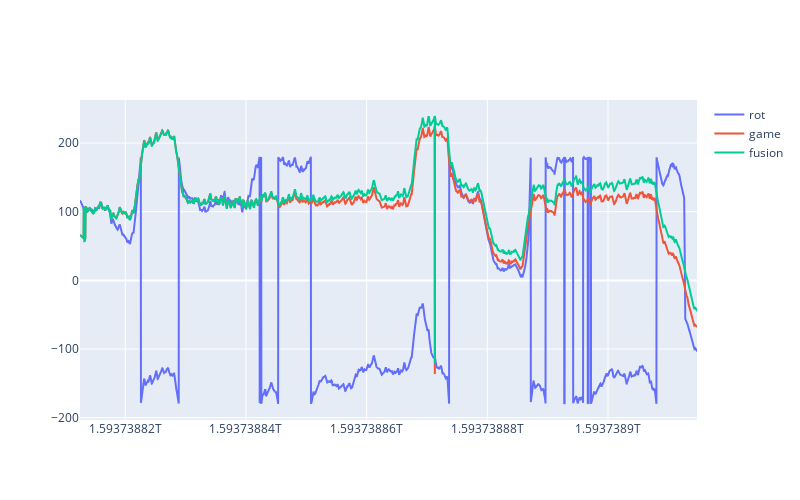

The code cell stored with this chart in its notebook:
### Code cell
fig = go.Figure()
fig.add_trace(go.Scatter(x=walker.headingcalc.heading_df['time'], y=np.rad2deg(walker.headingcalc.heading_df['rot']),name="rot"))
fig.add_trace(go.Scatter(x=walker.headingcalc.heading_df['time'], y=np.rad2deg(walker.headingcalc.heading_df['game']),name="game"))
fig.add_trace(go.Scatter(x=walker.headingcalc.heading_df['time'], y=np.rad2deg(walker.headingcalc.heading_df['fusion']),name="fusion"))
fig.update_layout(
    width = 800,
    height = 500
)
fig.show()

### Figure 1 — Plotly figure (JSON) as saved in the notebook; plotly's stock layout.template omitted (floating-point values rounded to 4 significant figures; data arrays with more than 128 entries replaced by an {"elided": "..."} marker saying what was removed)
{"data": [{"name": "rot", "type": "scatter", "x": {"elided": "5113 int values"}, "y": {"elided": "5113 float values"}}, {"name": "game", "type": "scatter", "x": {"elided": "5113 int values"}, "y": {"elided": "5113 float values"}}, {"name": "fusion", "type": "scatter", "x": {"elided": "5113 int values"}, "y": {"elided": "5113 float values"}}], "layout": {"height": 500, "width": 800}}
